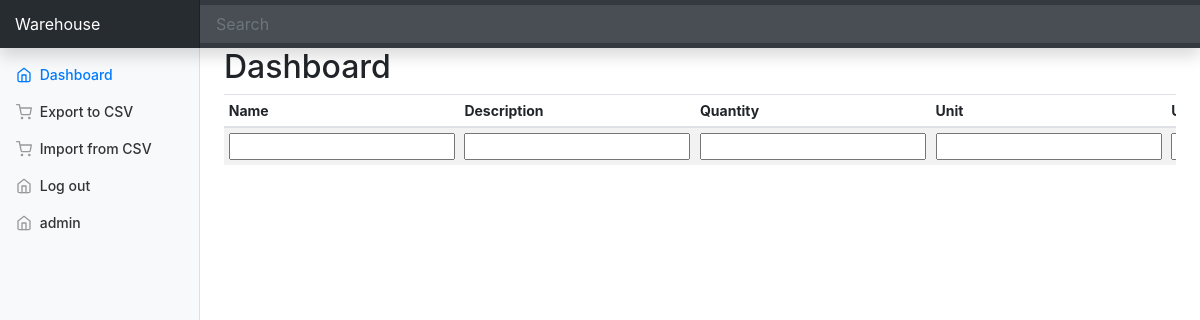
Before: /main (signed in) with the older database file.
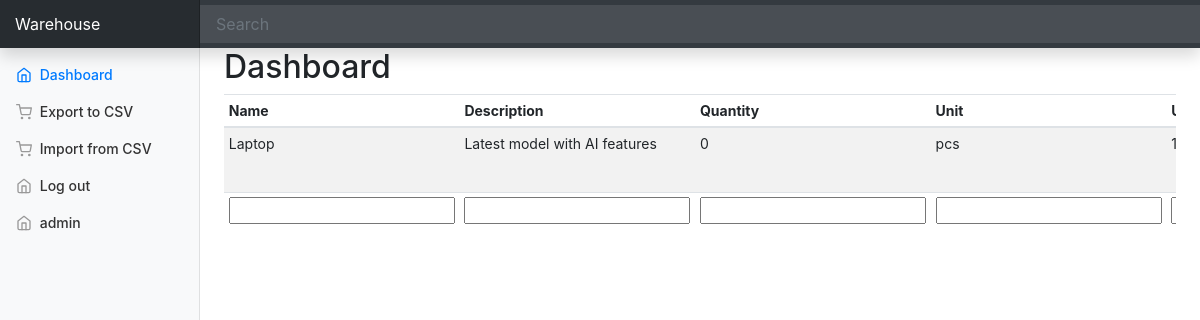
After: the same page with the newer database file.
### models.py (models this page shows)
class Product(db.Model):
    __tablename__ = "products"
    id = db.Column(db.Integer, primary_key=True)
    name = db.Column(db.String(200), nullable=False)
    description = db.Column(db.Text, nullable=True)
    category_id = db.Column(db.Integer, db.ForeignKey('categories.id'), nullable=True)
    unit = db.Column(db.String(50), nullable=False)
    unit_price = db.Column(db.Float, nullable=False)
    quantity = db.Column(db.Integer, nullable=False)
    user_products = db.relationship('UserProduct', back_populates='product', lazy=True)

### app.py (the view, shortened to what this page needs)
@app.route('/main', methods=["GET", "POST"])
@login_required
def index():
    list_of_products = Product.query.all()
    form = AddNewProductForm()
    return render_template('products_list.html', list_of_products=list_of_products, form=form)

### src/forms.py
class AddNewProductForm(FlaskForm):
    name = StringField('name', validators=[DataRequired()])
    description = StringField("Description", validators=[Length(max=500)])
    quantity = IntegerField("quantity", validators=[DataRequired()])
    unit = StringField('unit', validators=[DataRequired()])
    unit_price = StringField('unit_price', validators=[DataRequired()])

### app.py (called while the page is built)
@login_manager.user_loader
def load_user(user_id):
    return User.query.get(int(user_id))

### templates/products_list.html (shortened to what this page needs)
{% extends "base.html" %}
{% block content %}
<h2>Dashboard</h2>
<div class="table-responsive">
    <table class="table table-striped table-sm">
        <thead>
            <tr>
                <th>Name</th>
                <th>Description</th>
                <th>Quantity</th>
                <th>Unit</th>
                <th>Unit price</th>
            </tr>
        </thead>
        <tbody>
            {% for product in list_of_products %}
                <tr>
                    <td>{{ product.name }}</td>
                    <td>{{ product.description }}</td>
                    <td>{{ product.quantity }}</td>
                    <td>{{ product.unit }}</td>
                    <td>{{ product.unit_price }}</td>
                </tr>
            {% endfor %}
            <tr>
                <form method="post" action="/">
                    <td>{{ form.name }}</td>
                    <td>{{ form.description }}</td>
                    <td>{{ form.quantity }}</td>
                    <td>{{ form.unit }}</td>
                    <td>{{ form.unit_price }}</td>
                </form>
            </tr>
        </tbody>
    </table>
</div>
{% endblock %}

Changed rows visible on the page:
added Product: name "Laptop", description "Latest model with AI features", quantity "0", unit "pcs"
